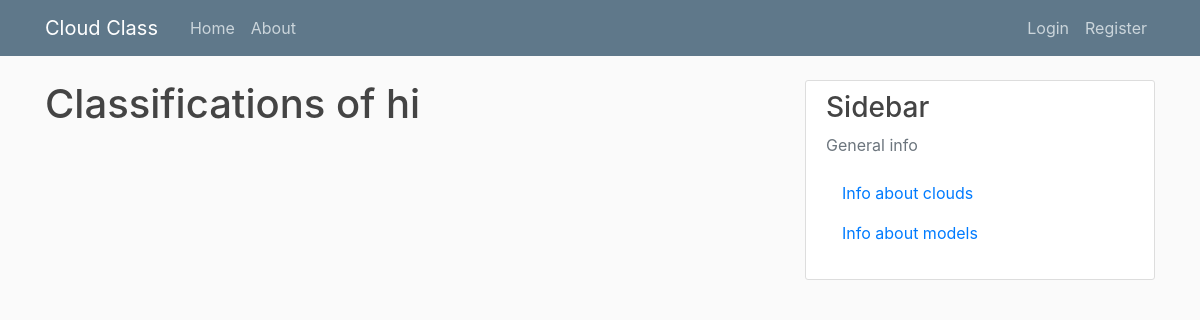
/post/1/classifications, run on an earlier commit of the app's database.
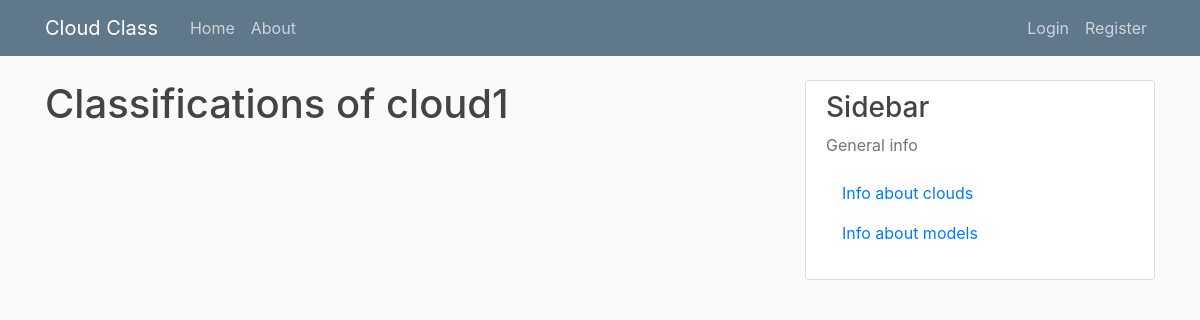
And on a later commit of the database.
### cloud_app/models.py (models this page shows, shortened)
class Post(db.Model):
	id              = db.Column(db.Integer, primary_key = True)
	title           = db.Column(db.String(100), nullable = False)
	date_posted     = db.Column(db.DateTime, nullable = False, default = datetime.utcnow)
	content         = db.Column(db.Text, nullable = False)
	image_file      = db.Column(db.String(255), default = 'default.jpg')
	classifications = db.relationship('Classification', backref='subject', lazy = True)
	user_id     = db.Column(db.Integer, db.ForeignKey('user.id'), nullable = False)

### cloud_app/posts/routes.py (the view)
@posts.route('/post/<int:post_id>/classifications')
def post_classifications(post_id):
	post = Post.query.filter_by(id=post_id).first_or_404()
	classifications = Classification.query.filter_by(post_id=post_id)\
			.order_by(Classification.date_run.desc())\
	return render_template('post_classifications.html', title=post.title, post=post, classifications = classifications)

### cloud_app/templates/post_classifications.html (shortened to what this page needs)
{% extends "layout.html" %}
{% block content %}
    <h1 class='mb-3'>Classifications of {{ post.title }} </h1>
{% endblock content %}

### cloud_app/templates/layout.html (shortened to what this page needs)
<!DOCTYPE html>
<html>
    <head>
		<link rel="stylesheet" href="https://stackpath.bootstrapcdn.com/bootstrap/4.3.1/css/bootstrap.min.css">
		<link rel="stylesheet" type="text/css" href="{{ url_for('static', filename='main.css') }}">
	</head>
	<body>
		<header class="site-header">
			<nav class="navbar navbar-expand-md navbar-dark bg-steel fixed-top">
				<div class="container">
				<a class="navbar-brand mr-4" href="/">Cloud Class</a>
				<div class="collapse navbar-collapse" id="navbarToggle">
					<div class="navbar-nav mr-auto">
					<a class="nav-item nav-link" href="{{ url_for('main.home') }}">Home</a>
					<a class="nav-item nav-link" href="{{ url_for('main.about') }}">About</a>
					</div>
					<div class="navbar-nav">
						{% if current_user.is_authenticated %}
							<a class="nav-item nav-link" href="{{ url_for('posts.new_post') }}">New Post</a>
							<a class="nav-item nav-link" href="{{ url_for('users.account') }}">Account</a>
							<a class="nav-item nav-link" href="{{ url_for('users.logout') }}">Logout</a>
						{% else %}
							<a class="nav-item nav-link" href="{{ url_for('users.login') }}">Login</a>
							<a class="nav-item nav-link" href="{{ url_for('users.register') }}">Register</a>
						{% endif %}
					</div>
				</div>
				</div>
			</nav>
		</header>
		<main role="main" class="container">
			<div class="row">
				<div class="col-md-8">
					{% block content %}{% endblock %}
				</div>
				<div class="col-md-4">
				<div class="content-section">
					<h3>Sidebar</h3>
					<p class='text-muted'>General info
					<ul class="list-group">
						<a class="nav-item nav-link" href="{{ url_for('info.clouds') }}">Info about clouds</a>
						<a class="nav-item nav-link" href="{{ url_for('info.models') }}">Info about models</a>
					</ul>
					</p>
				</div>
				</div>
			</div>
		</main>
	</body>
</html>

### cloud_app/static/main.css (style rules this page uses)
body { background: #fafafa; color: #333333; margin-top: 5rem; }
h1, h2, h3, h4, h5, h6 { color: #444444; }
.bg-steel { background-color: #5f788a; }
.site-header .navbar-nav .nav-link { color: #cbd5db; }
.content-section { background: #ffffff; padding: 10px 20px; border: 1px solid #dddddd; border-radius: 3px; margin-bottom: 20px; }

What changed in the data, as far as the page shows it:
changed Post: title "hi" → "cloud1"
